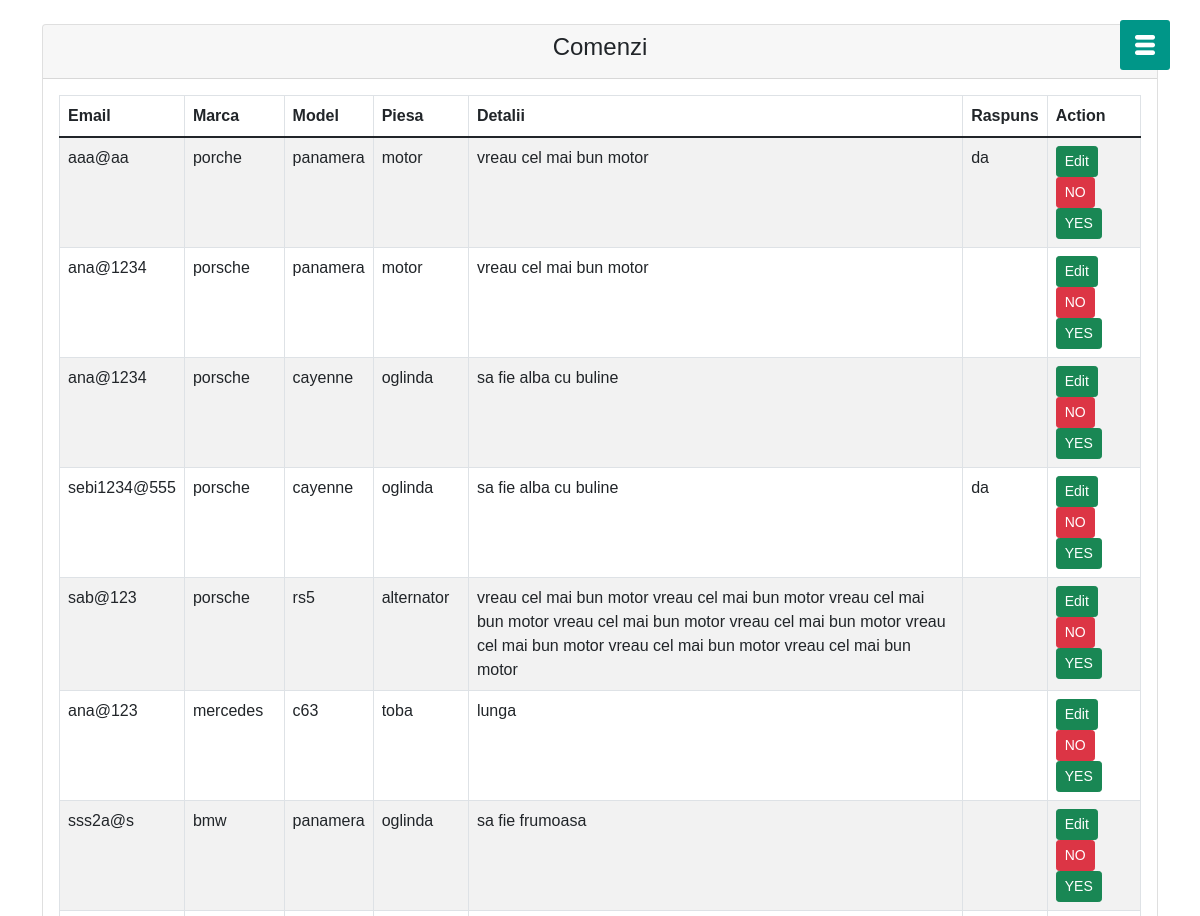
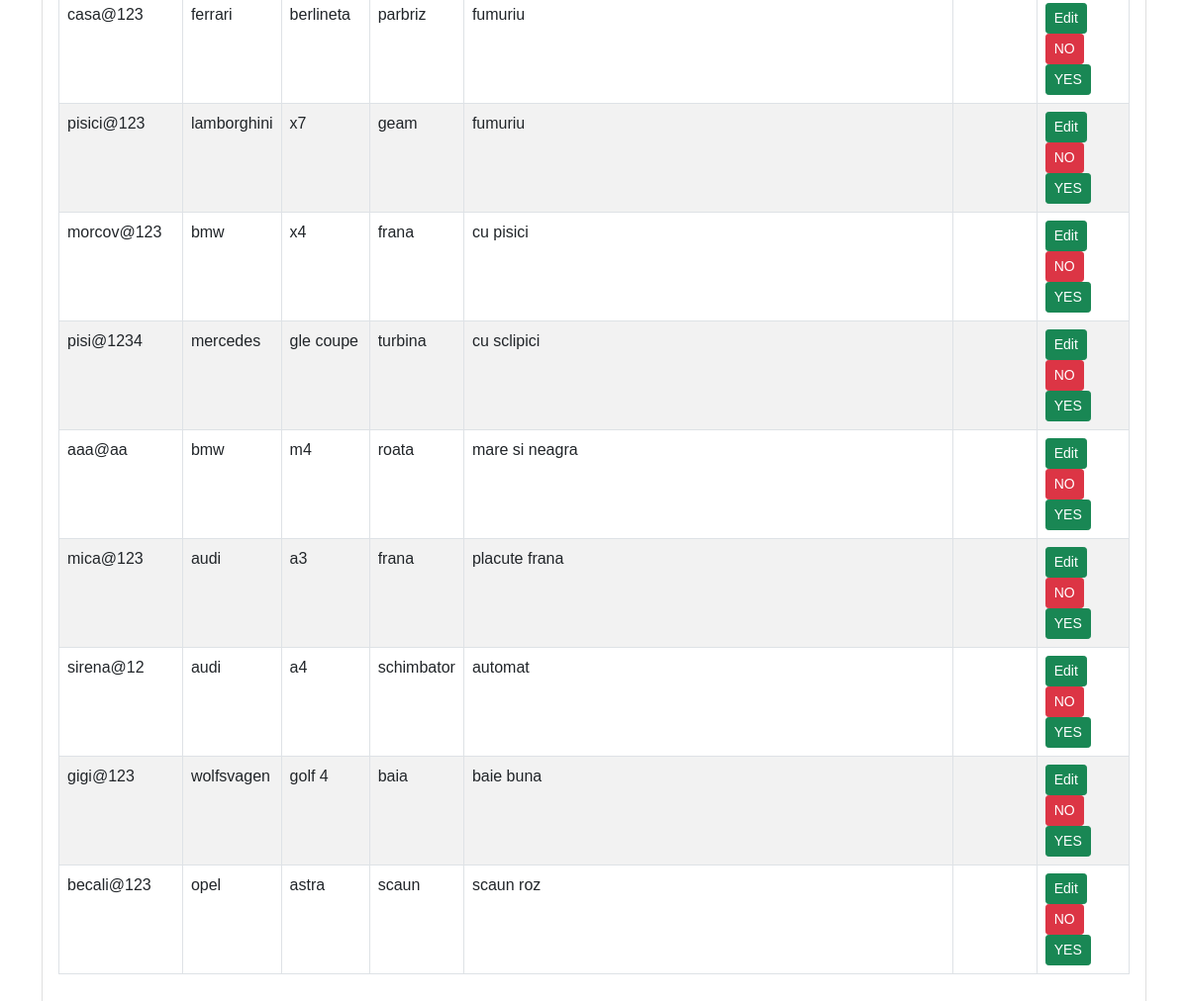
Page /admin/bookings.php on the committed database (2 pictures, top to bottom).
### tables this page shows
CREATE TABLE `bookings` (
  `id` int NOT NULL AUTO_INCREMENT,
  `email` varchar(200) DEFAULT NULL,
  `date` date DEFAULT NULL,
  `timeslot` varchar(200) DEFAULT NULL,
  `resource_id` int DEFAULT NULL,
  `marca` varchar(200) DEFAULT NULL,
  `model` varchar(200) DEFAULT NULL,
  `piesa` varchar(200) DEFAULT NULL,
  `detalii` varchar(200) DEFAULT NULL,
  `raspuns` varchar(200) DEFAULT NULL,
  `acceptat` int DEFAULT NULL,
  `vazut` int DEFAULT NULL,
  `data` date DEFAULT NULL,
  `sort` double DEFAULT NULL,
  PRIMARY KEY (`id`)
);

### admin/bookings.php (the view, shortened to what this page needs)
<!doctype html>
<html lang="en">
  <head>
    <link href="https://cdn.jsdelivr.net/npm/bootstrap@5.1.3/dist/css/bootstrap.min.css" rel="stylesheet">
    <link rel="stylesheet" href="../home/style.css">
    <link rel="stylesheet" href="//cdn.jsdelivr.net/npm/alertifyjs@1.13.1/build/css/alertify.min.css"/>
</head>
<body>
    <div id="menuBtn">
        <img src="images/menu.png" id="menu">
    </div>
<div class="container mt-4">
    <div class="row">
        <div class="col-md-12">
            <div class="card">
                <div class="card-header">
                    <h4 style="text-align:center">Comenzi
                    </h4>
                </div>
                <div class="card-body">
                    <table id="myTable" class="table table-bordered table-striped">
                        <thead>
                            <tr>
                                <th>Email</th>
                                <th>Marca</th>
                                <th>Model</th>
                                <th>Piesa</th>
                                <th>Detalii</th>
                                <th>Raspuns</th>
                                <th>Action</th>
                            </tr>
                        </thead>
                        <tbody>
                            <?php
                            require 'dbcon.php';
                            $query = "SELECT * FROM bookings where data is not null and sort is not null order by data,sort";
                            $query_run = mysqli_query($con, $query);
                            if(mysqli_num_rows($query_run) > 0)
                            {
                                foreach($query_run as $student)
                                {
                                    ?>
                                    <tr>
                                        <td><?= $student['email'] ?></td>
                                        <td><?= $student['marca'] ?></td>
                                        <td><?= $student['model'] ?></td>
                                        <td><?= $student['piesa'] ?></td>
                                        <td><?= $student['detalii'] ?></td>
                                        <td><?= $student['raspuns'] ?></td>
                                        <td>
                                            <button type="button" value="<?=$student['id'];?>" class="editStudentBtn btn btn-success btn-sm">Edit</button>
                                            <button type="button" value="<?=$student['id'];?>" class="deleteStudentBtn btn btn-danger btn-sm">NO</button>
                                            <button type="button" value="<?=$student['id'];?>" class="acceptat btn btn-success btn-sm">YES</button>
                                        </td>
                                    </tr>
                                    <?php
                                }
                            }
                            ?>
                        </tbody>
                    </table>
                </div>
            </div>
        </div>
    </div>
</div>
</body>
</html>

### home/style.css (style rules this page uses)
* { margin: 0; padding: 0; font-family: 'Poppins', sans-serif; }
#menuBtn { width: 50px; height: 50px; background: #009688; text-align: center; position: fixed; right: 30px; top: 20px; border-radius: 3px; z-index: 3; cursor: pointer; }
#menuBtn img { width: 20px; margin-top: 15px; }

### rows in the picture
bookings: email "aaa@aa", marca "porche", model "panamera", piesa "motor", detalii "vreau cel mai bun motor", raspuns "da", $student['id'] 70 (drawn)
bookings: email "ana@1234", marca "porsche", model "panamera", piesa "motor", detalii "vreau cel mai bun motor", $student['id'] 72 (drawn)
bookings: email "ana@1234", marca "porsche", model "cayenne", piesa "oglinda", detalii "sa fie alba cu buline", $student['id'] 73 (drawn)
bookings: email "sebi1234@555", marca "porsche", model "cayenne", piesa "oglinda", detalii "sa fie alba cu buline", raspuns "da", $student['id'] 71 (drawn)
bookings: email "sab@123", marca "porsche", model "rs5", piesa "alternator", detalii "vreau cel mai bun motor vreau cel mai bun motor vreau cel mai bun motor vreau cel mai bun motor vreau cel mai bun motor vreau cel mai bun motor vreau cel mai bun motor vreau cel mai bun motor", $student['id'] 76 (drawn)
bookings: email "ana@123", marca "mercedes", model "c63", piesa "toba", detalii "lunga", $student['id'] 51 (drawn)
bookings: email "sss2a@s", marca "bmw", model "panamera", piesa "oglinda", detalii "sa fie frumoasa", $student['id'] 67 (drawn)
bookings: email "casa@123", marca "ferrari", model "berlineta", piesa "parbriz", detalii "fumuriu", $student['id'] 52 (drawn)
bookings: email "pisici@123", marca "lamborghini", model "x7", piesa "geam", detalii "fumuriu", $student['id'] 53 (drawn)
bookings: email "morcov@123", marca "bmw", model "x4", piesa "frana", detalii "cu pisici", $student['id'] 54 (drawn)
bookings: email "pisi@1234", marca "mercedes", model "gle coupe", piesa "turbina", detalii "cu sclipici", $student['id'] 55 (drawn)
bookings: email "aaa@aa", marca "bmw", model "m4", piesa "roata", detalii "mare si neagra", $student['id'] 56 (drawn)
bookings: email "mica@123", marca "audi", model "a3", piesa "frana", detalii "placute frana", $student['id'] 57 (drawn)
bookings: email "sirena@12", marca "audi", model "a4", piesa "schimbator", detalii "automat", $student['id'] 58 (drawn)
bookings: email "gigi@123", marca "wolfsvagen", model "golf 4", piesa "baia", detalii "baie buna", $student['id'] 59 (drawn)
bookings: email "becali@123", marca "opel", model "astra", piesa "scaun", detalii "scaun roz", $student['id'] 60 (drawn)
